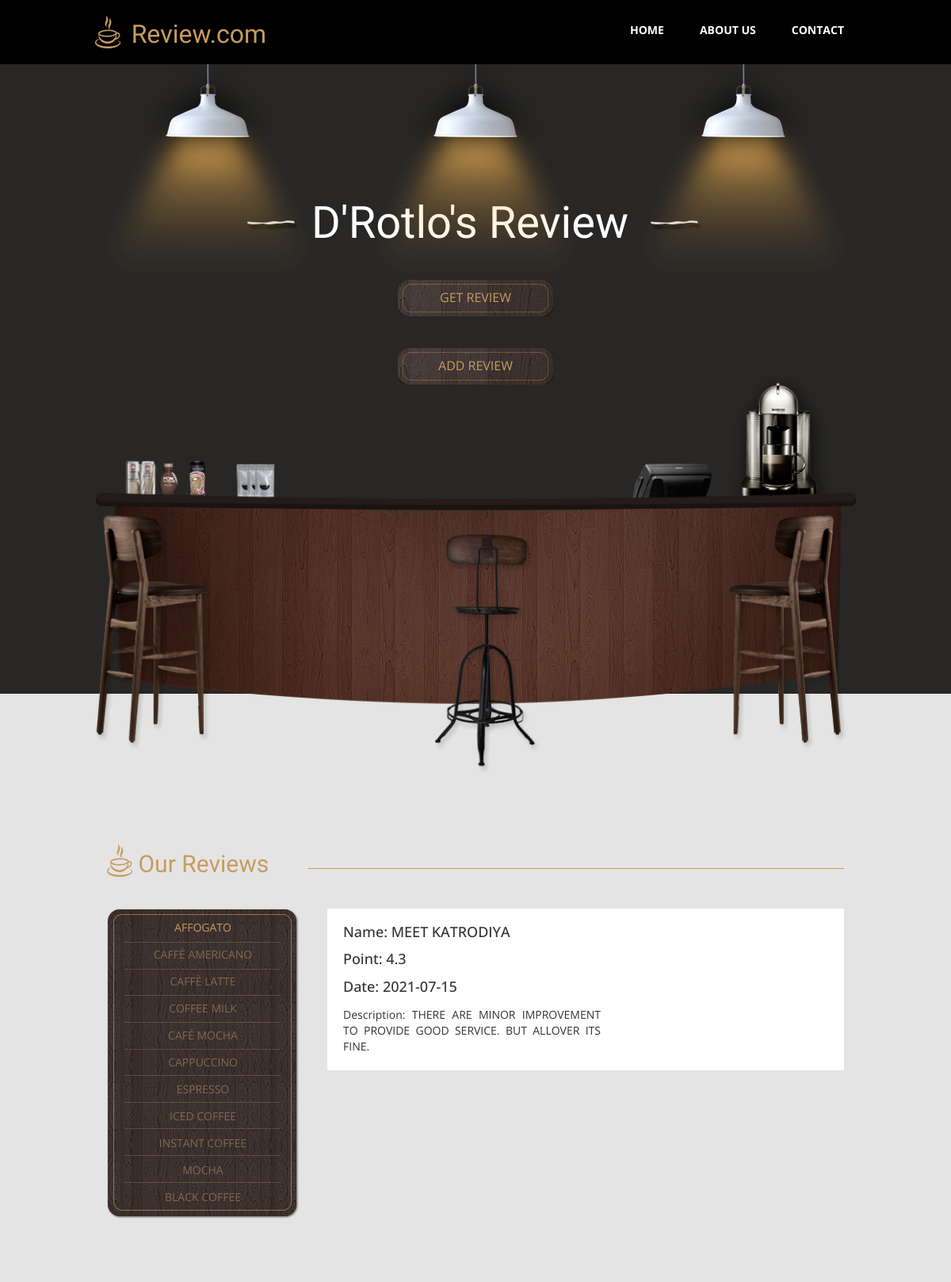
The page /drotlo.php on the database its author committed.
### tables this page shows
CREATE TABLE `drotlo` (
  `srno` int(2) NOT NULL,
  `name` varchar(30) NOT NULL,
  `date` varchar(15) NOT NULL,
  `point` float NOT NULL,
  `description` varchar(300) NOT NULL
);

### drotlo.php (the view, shortened to what this page needs)
<?php
include("connection.php");
$query="SELECT * FROM DROTLO";
$data=mysqli_query($conn,$query);
$rows=mysqli_num_rows($data);
?>
<!DOCTYPE html>
<html lang="en">
<head>
  <link href="css/bootstrap.min.css" rel="stylesheet">
  <link href="css/font-awesome.min.css" rel="stylesheet">
  <link href="css/templatemo-style.css" rel="stylesheet">
</head>
<body>
  <div class="tm-top-header">
    <div class="container">
      <div class="row">
        <div class="tm-top-header-inner">
          <div class="tm-logo-container">
            <img src="img/logo.png" alt="Logo" class="tm-site-logo">
            <h1 class="tm-site-name tm-handwriting-font">Review.com</h1>
          </div>
          <nav class="tm-nav">
            <ul>
              <li><a href="index.php">Home</a></li>
              <li><a href="#">About Us</a></li>
              <li><a href="contact.php">Contact</a></li>
            </ul>
          </nav>
        </div>
      </div>
    </div>
  </div>
  <section class="tm-welcome-section">
    <div class="container tm-position-relative">
      <div class="tm-lights-container">
        <img src="img/light.png" alt="Light" class="light light-1">
        <img src="img/light.png" alt="Light" class="light light-2">
        <img src="img/light.png" alt="Light" class="light light-3">
      </div>
      <div class="row tm-welcome-content">
        <h2 class="white-text tm-handwriting-font tm-welcome-header"><img src="img/header-line.png" alt="Line"
            class="tm-header-line"></h2>
        <a href="#main" class="tm-more-button tm-more-button-welcome">Get Review</a>
        <a href="drotlo_add.php" class="tm-more-button tm-more-button-welcome">Add Review</a>
      </div>
      <img src="img/table-set.png" alt="Table Set" class="tm-table-set img-responsive">
    </div>
  </section>
  <div class="tm-main-section light-gray-bg">
    <div class="container" id="main">
      <section class="tm-section row">
        <div class="col-lg-12 tm-section-header-container margin-bottom-30">
          <h2 class="tm-section-header gold-text tm-handwriting-font"><img src="img/logo.png" alt="Logo"
              class="tm-site-logo"> Our Reviews</h2>
          <div class="tm-hr-container">
            <hr class="tm-hr">
          </div>
        </div>
        <div>
          <div class="col-lg-3 col-md-3">
            <div class="tm-position-relative margin-bottom-30">
              <nav class="tm-side-menu">
                <ul>
                  <li><a href="#" class="active">Affogato</a></li>
                  <li><a href="#">Caffè Americano</a></li>
                  <li><a href="#">Caffè latte</a></li>
                  <li><a href="#">Coffee milk</a></li>
                  <li><a href="#">Café mocha</a></li>
                  <li><a href="#">Cappuccino</a></li>
                  <li><a href="#">Espresso</a></li>
                  <li><a href="#">Iced coffee</a></li>
                  <li><a href="#">Instant coffee</a></li>
                  <li><a href="#">Mocha</a></li>
                  <li><a href="#">black coffee</a></li>
                </ul>
              </nav>
              <img src="img/vertical-menu-bg.png" alt="Menu bg" class="tm-side-menu-bg">
            </div>
          </div>
          <div class="tm-menu-product-content col-lg-9 col-md-9">
            <?php
if ($rows) {
            while ($result=mysqli_fetch_assoc($data)) {
            ?>
               <div class="tm-product" id="main">
                <div class="tm-product-text">
                  <h4 class="tm-product-title">Name:<?php echo " ". $result['name'] ?></h4>
                  <h4 class="tm-product-title">Point:<?php echo " ". $result['point'] ?></h4>
                  <h4 class="tm-product-title">Date:<?php echo " ". $result['date'] ?></h4>
                  <p class="tm-product-description">Description:<?php echo " ".$result['description'] ?></p>
                </div>
              </div>
             <?php
             }
             ?>
   <?php
}
else {
    echo "<center>Sorry Record Was Not Found !!<center>";
}
?>
          </div>
        </div>
    </div>
  </div>
</body>
</html>

### css/templatemo-style.css (style rules this page uses)
body { overflow-x: hidden; }
ul { margin: 0; padding: 0; }
* { font-family: 'Open Sans', sans-serif; }
.container { max-width: 960px; }
.tm-handwriting-font { font-family: 'Damion', cursive; }
.tm-top-header { background: black; color: white; }
.tm-site-logo, .tm-site-name { vertical-align: bottom; }
.tm-site-name { color: #c79c60; display: inline-block; font-size: 32px; margin: 0 10px; }
.tm-logo-container { padding: 10px 0; }
.tm-nav { display: -webkit-box; display: -webkit-flex; display: -ms-flexbox; display: flex; -webkit-box-align: center; -webkit-align-items: center; -ms-flex-align: center; align-items: center; font-weight: 700; text-transform: uppercase; }
.tm-nav li { list-style: none; float: left; }
.tm-nav li a { color: white; display: inline-block; padding: 15px 15px 20px 30px; -webkit-transition: all 0.3s ease; transition: all 0.3s ease; }
.tm-top-header-inner { display: -webkit-box; display: -webkit-flex; display: -ms-flexbox; display: flex; -webkit-box-pack: justify; -webkit-justify-content: space-between; -ms-flex-pack: justify; justify-content: space-between; padding-top: 10px; padding-bottom: 10px; }
.tm-section { margin-bottom: 60px; }
.tm-welcome-section { background: #282726; text-align: center; }
.white-text { color: white; }
.gold-text { color: #c79c60; }
.tm-welcome-header { font-size: 56px; }
.tm-welcome-content { margin: 150px auto 350px; max-width: 650px; }
.tm-more-button-welcome { margin: 40px auto; }
.tm-more-button { display: -webkit-box; display: -webkit-flex; display: -ms-flexbox; display: flex; -webkit-box-pack: center; -webkit-justify-content: center; -ms-flex-pack: center; justify-content: center; -webkit-box-align: center; -webkit-align-items: center; -ms-flex-align: center; align-items: center; background-image: url(../img/tm-brown-button.png); width: 196px; height: 46px; text-transform: uppercase; font-size: 16px; color: #c79c60; -webkit-transition: all 0.3s ease; transition: all 0.3s ease; }
.tm-position-relative { position: relative; }
.tm-table-set { position: absolute; bottom: -100px; left: 0; }
.tm-lights-container { position: absolute; top: 0; left: 0; display: -webkit-box; display: -webkit-flex; display: -ms-flexbox; display: flex; -webkit-box-pack: justify; -webkit-justify-content: space-between; -ms-flex-pack: justify; justify-content: space-between; width: 100%; }
.light-gray-bg { background-color: #e4e4e4; }
.tm-main-section { padding-top: 170px; }
.margin-bottom-30 { margin-bottom: 30px; }
.tm-section-header-container { display: -webkit-box; display: -webkit-flex; display: -ms-flexbox; display: flex; -webkit-box-align: end; -webkit-align-items: flex-end; -ms-flex-align: end; align-items: flex-end; }
.tm-section-header { width: 350px; }
.tm-hr-container { width: 100%; height: 41px; }
.tm-hr { border-color: #c79c60; }
.tm-side-menu { color: white; width: 242px; padding-top: 7px; position: relative; z-index: 1; text-align: center; text-transform: uppercase; }
.tm-side-menu-bg { position: absolute; top: 0; left: 0; }
.tm-side-menu li { list-style: none; }
.tm-side-menu li a { color: #7c6a51; padding: 7px; display: block; -webkit-transition: all 0.3s ease; transition: all 0.3s ease; }
.tm-side-menu li a:hover, .tm-side-menu li a.active { color: #c79c60; text-decoration: none; }
.tm-product { margin-right: 0; margin-left: auto; max-width: 652px; display: -webkit-box; display: -webkit-flex; display: -ms-flexbox; display: flex; -webkit-box-pack: justify; -webkit-justify-content: space-between; -ms-flex-pack: justify; justify-content: space-between; -webkit-box-align: center; -webkit-align-items: center; -ms-flex-align: center; align-items: center; background-color: white; padding: 20px; }
.tm-product-text { max-width: 325px; }
.tm-product-title { margin-top: 0; margin-bottom: 15px; -webkit-transition: all 0.3s ease; transition: all 0.3s ease; }
.tm-product-description { margin-bottom: 0; text-align: justify; }
.tm-product { cursor: pointer; margin-bottom: 20px; }

### rows shown on the page
drotlo: name "MEET KATRODIYA", point "4.3", date "2021-07-15", description "THERE ARE MINOR IMPROVEMENT TO PROVIDE GOOD SERVICE. BUT ALLOVER ITS FINE."
